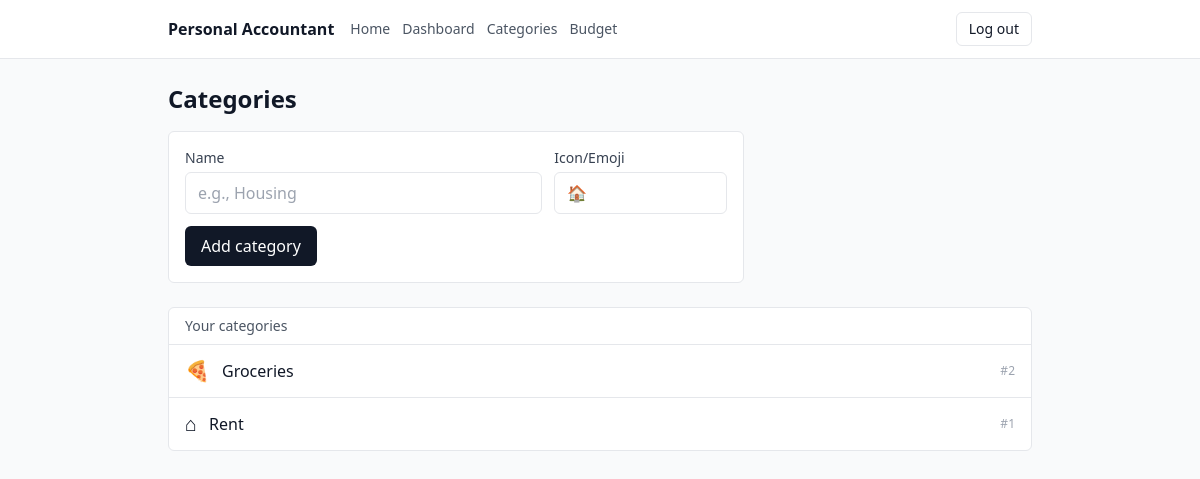
/categories (signed in), run on the app's committed database.
### app/models.py (models this page shows)
class Category(SQLModel, table=True):
    __table_args__ = (
        UniqueConstraint("user_id", "name", name="uq_category_user_name"),
    )
    id: int | None = Field(default=None, primary_key=True)
    user_id: int = Field(foreign_key="user.id", index=True)
    name: str
    icon: str | None = None  # emoji or icon key
    created_at: datetime = Field(default_factory=datetime.utcnow)

### app/routes/categories.py (the view)
@router.get("/categories", response_class=HTMLResponse)
def list_categories(
    request: Request,
    db: Session = Depends(get_session),
    uid: int | None = Depends(current_user_id),
):
    if not uid:
        return RedirectResponse(url="/login", status_code=303)
    cats = db.exec(select(Category).where(Category.user_id == uid).order_by(Category.name)).all()
    return templates.TemplateResponse(
        "categories.html",
        {"request": request, "title": "Categories", "user_id": uid, "categories": cats, "error": None},
    )

### templates/categories.html (shortened to what this page needs)
{% extends "_base.html" %}
{% block content %}
  <div class="flex items-center justify-between mb-4">
    <h1 class="text-2xl font-semibold">Categories</h1>
  </div>
  <form method="post" action="/categories" class="mb-6 grid gap-3 max-w-xl rounded-md border bg-white p-4">
    <div class="grid grid-cols-1 sm:grid-cols-3 gap-3">
      <div class="sm:col-span-2">
        <label class="block text-sm text-gray-700">Name</label>
        <input name="name" required class="mt-1 w-full rounded-md border px-3 py-2" placeholder="e.g., Housing" />
      </div>
      <div>
        <label class="block text-sm text-gray-700">Icon/Emoji</label>
        <input name="icon" class="mt-1 w-full rounded-md border px-3 py-2" placeholder="🏠" />
      </div>
    </div>
    <button class="justify-self-start rounded-md bg-gray-900 px-4 py-2 text-white hover:bg-black">
      Add category
    </button>
  </form>
  <div class="rounded-md border bg-white">
    <div class="border-b px-4 py-2 text-sm text-gray-600">Your categories</div>
    {% if categories|length == 0 %}
      <div class="px-4 py-4 text-sm text-gray-600">No categories yet.</div>
    {% else %}
      <ul class="divide-y">
        {% for c in categories %}
          <li class="px-4 py-3 flex items-center justify-between">
            <div class="flex items-center gap-3">
              <span class="text-xl">{{ c.icon or "•" }}</span>
              <span class="font-medium">{{ c.name }}</span>
            </div>
            <span class="text-xs text-gray-400">#{{ c.id }}</span>
          </li>
        {% endfor %}
      </ul>
    {% endif %}
  </div>
{% endblock %}

### data on the page
Category: icon "🍕", name "Groceries", id "2"
Category: icon "⌂", name "Rent", id "1"
